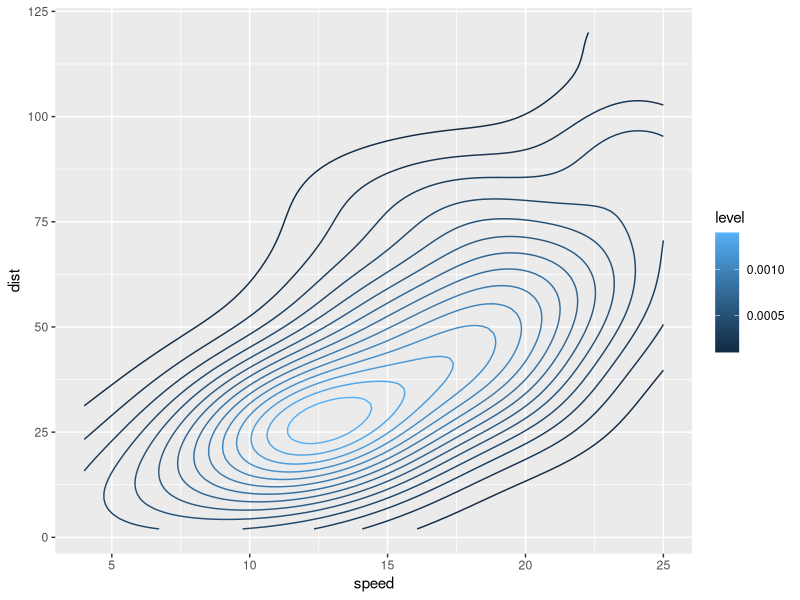
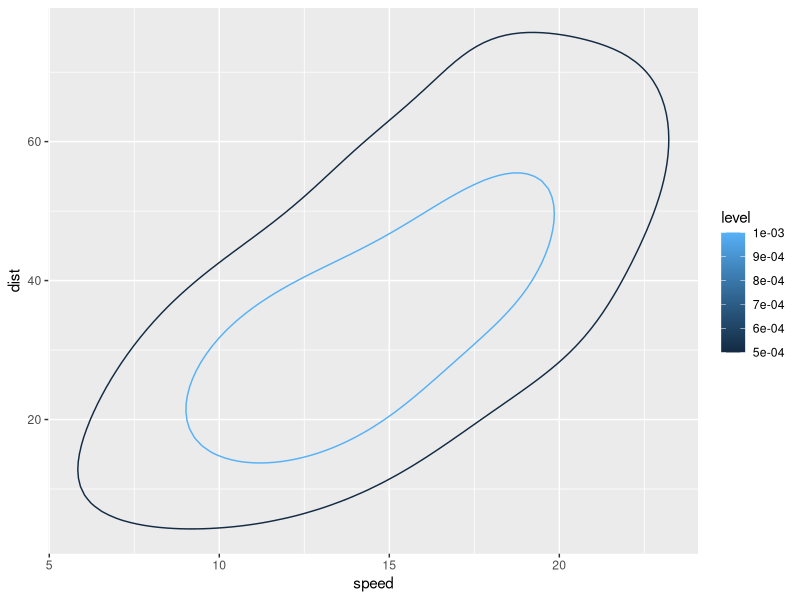

These charts were generated, in order, by the following R code:
## STEP 1:  USE bins TO SET THE LEVELS
library(ggplot2)
ggplot(data = cars, aes(x = speed, y = dist)) + 
  geom_density_2d(aes(colour = ..level..), bins = 15)
## STEP 2: USE binwidth TO SET THE LEVELS
ggplot(data = cars, aes(x = speed, y = dist)) + 
  geom_density_2d(aes(colour = ..level..), binwidth = .0005)